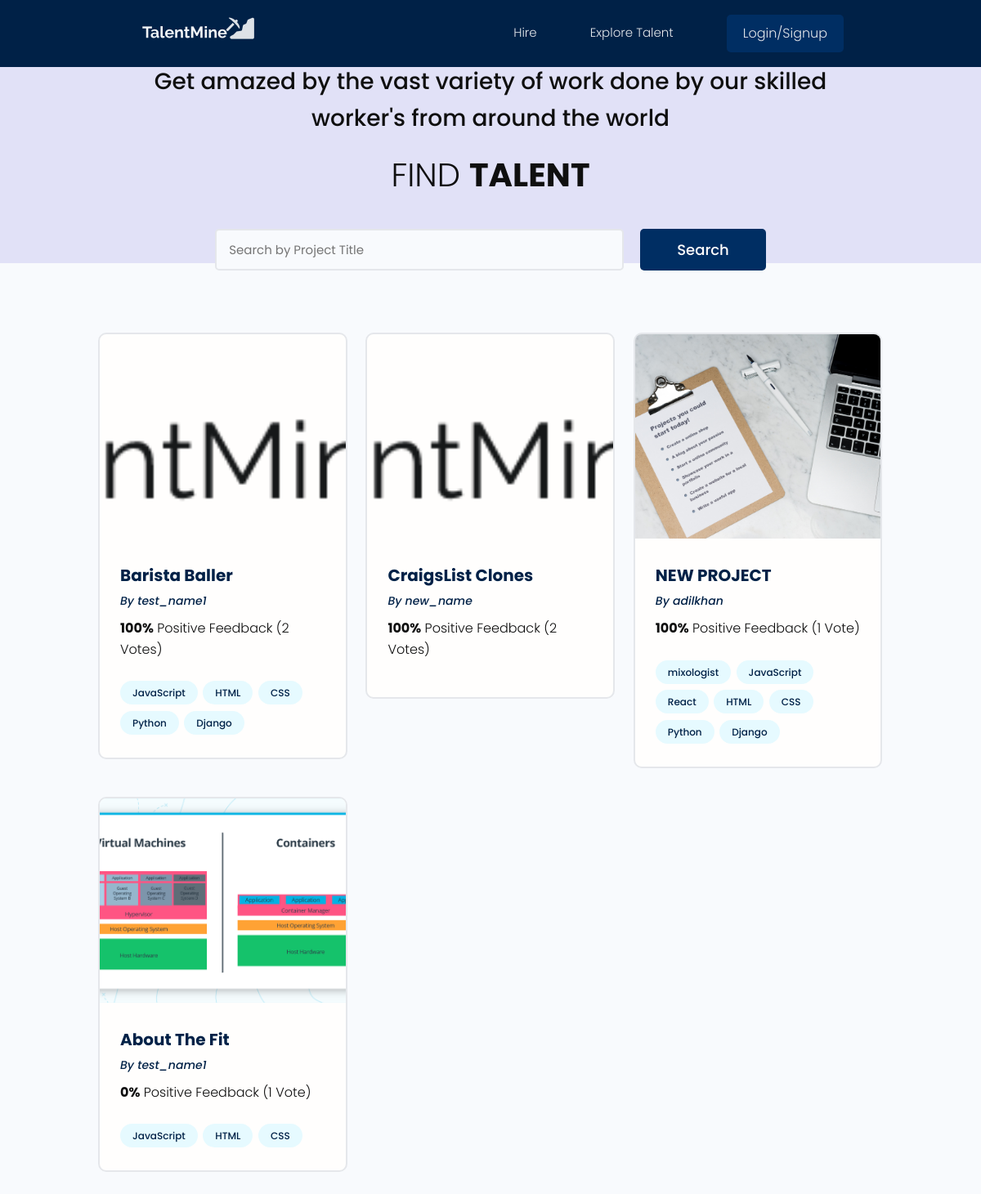
The app's page /project/ with its own data.
### projects/models.py (models this page shows, shortened)
class Project(models.Model):
    owner = models.ForeignKey(Profile,null=True,blank=True,on_delete=models.SET_NULL)
    id = models.UUIDField(default = uuid.uuid4, unique=True,primary_key=True,editable=False)
    title = models.CharField(max_length=200)
    description = models.TextField(null=True, blank=True)
    featured_image = models.ImageField(null=True,blank=True,default="default.jpg")
    demo_link = models.CharField(max_length=20000,null=True,blank=True)
    source_link = models.CharField(max_length=20000,null=True,blank=True)
    tags = models.ManyToManyField('Tag',blank=True)
    vote_total = models.IntegerField(default=0,null=True,blank=True)
    vote_ratio = models.IntegerField(default=0,null=True,blank=True)
    created = models.DateTimeField(auto_now_add=True)
    class Meta:
        ordering=['-vote_ratio','-vote_total','title']

class Tag(models.Model):
    name = models.CharField(max_length=200)
    created = models.DateTimeField(auto_now_add=True)
    id = models.UUIDField(default = uuid.uuid4, unique=True,primary_key=True,editable=False)
    def __str__(self):
        return self.name

### users/models.py (models this page shows, shortened)
class Profile(models.Model):
    user = models.OneToOneField(User,on_delete=models.CASCADE,null=True,blank=True)
    name = models.CharField(max_length = 100,blank=True,null=True)
    email = models.EmailField(max_length=100,blank=True,null=True)
    username  = models.CharField(max_length = 100,blank=True,null=True)
    location = models.CharField(max_length = 500,blank=True,null=True)
    short_intro  = models.CharField(max_length = 180,blank=True,null=True)
    bio = models.TextField(blank=True,null=True)
    profile_image = models.ImageField(null=True,blank=True,upload_to = 'profiles/',default ="profiles/avatar.jpeg" )
    social_github =  models.CharField(max_length = 5000,blank=True,null=True)
    social_twitter =  models.CharField(max_length = 5000,blank=True,null=True)
    social_linkedin =  models.CharField(max_length = 5000,blank=True,null=True)
    social_website =  models.CharField(max_length = 5000,blank=True,null=True)
    created = models.DateTimeField(auto_now_add=True)
    id = models.UUIDField(default = uuid.uuid4, unique=True,primary_key=True,editable=False)

### projects/views.py (the view)
# urls.py: path('',include('projects.urls')),
def projects(request):
    search_query,projects = searchProject(request)
    context = {'projects':projects,'search_query':search_query}
    return render(request,'projects/projects.html',context)

### projects/utils.py (called while the page is built)
def searchProject(request):
    search_query = ''
    if request.GET.get('search_query'):
        search_query = request.GET.get('search_query')
    tag = Tag.objects.filter(name__icontains=search_query)
    projects = Project.objects.distinct().filter(
        Q(title__icontains=search_query)|
        Q(description__icontains=search_query)|
        Q(owner__name__icontains=search_query)|
        Q(tags__in=tag)
    )
    return search_query,projects

### projects/templates/projects/projects.html (shortened to what this page needs)
<!DOCTYPE html>
<html lang="en" dir="ltr">
    <head>
    </head>
    <body>
        {% extends 'main.html'%}
        {% block content %}
        <main class="projects">
          <section class="hero-section text-center">
            <div class="container container--narrow">
              <div class="hero-section__box">
                  <h4 style="padding: 20px;">Get amazed by the vast variety of work done by our skilled worker's from around the world </h4>
                <h2>Find <span>Talent</span></h2>
              </div>
              <div class="hero-section__search">
                <form class="form" action="{% url 'projects'%}" method="get">
                  <div class="form__field">
                    <input class="input input--text" id="formInput#search" type="text" name="search_query"
                    value="{{search_query}}" placeholder="Search by Project Title" />
                  </div>
                  <input class="btn btn--sub btn--lg" type="submit" value="Search" />
                </form>
              </div>
            </div>
          </section>
          <section class="projectsList">
            <div class="container">
              <div class="grid grid--three">
                  {% for project in projects%}
                <div class="column">
                  <div class="card project">
                    <a href="{%url 'project' project.id%}" class="project">
                      <img class="project__thumbnail" src="{{ project.featured_image.url }}" alt="project thumbnail" />
                      <div class="card__body">
                        <h3 class="project__title">{{project.title}}</h3>
                        <p><a class="project__author" href="{% url 'user-profile' project.owner.id %}">By {{project.owner.name}}</a></p>
                        <p class="project--rating">
                          <span style="font-weight: bold;">{{project.vote_ratio}}%</span> Positive
                          Feedback ({{project.vote_total}} Vote{{project.vote_total|pluralize:"s"}})
                        </p>
                        <div class="project__tags">
                            {%for tag in project.tags.all%}
                            <span class="tag tag--pill tag--main">
                              <small>{{tag}}</small>
                            </span>
                            {%endfor%}
                        </div>
                      </div>
                    </a>
                  </div>
                </div>
                {%endfor%}
              </div>
            </div>
          </section>
        </main>
        {% endblock content%}

### static/styles/app.css (style rules this page uses)
:root { --color-sub: #2d2d3; }
.btn--sub { background-color: var(--color-sub-light); }
.card { border: 2px solid var(--color-light); }
img { width: 100%; }
.hero-section { height: 40vh; display: flex; align-items: center; background-color: var(--color-sub); }
.hero-section__box { margin-bottom: 4rem; }
.hero-section__box > h2, .hero-section__box > h2 > span { font-size: 4rem; color: var(--color-light); line-height: 1.3; text-transform: uppercase; }
.hero-section__box > h2 { font-weight: 300; }
.hero-section__box > h2 > span { font-weight: 700; }
.hero-section__search > .form { display: flex; align-items: center; justify-content: center; gap: 2rem; }
.hero-section__search > .form input.input--text { width: 50rem; }
.project__author { font-size: 1.4rem; font-style: italic; }
.project--rating { margin-bottom: 1.6em; margin-top: .5em; }
.projects > .hero-section { background: var(--color-sub-lighter); height: 30vh; }
.projects .hero-section__box { margin-bottom: 2.5rem; }
.projects .hero-section__box > h2 { color: var(--color-sub); }
.projects .hero-section__box > h2 > span { font-weight: 700; color: var(--color-sub); }
.projectsList { margin-top: 8rem; }
.project__thumbnail { height: 25rem; object-fit: cover; object-position: top center; }
.project__title { font-size: 2rem; font-weight: 700; color: var(--color-sub); }

### static/uikit/styles/modules/_variables.css (style rules this page uses)
:root { --color-main: #002147; --color-main-light: #e6faff; --color-sub: #002e63; --color-sub-light: #002e63; --color-sub-lighter: #e1e1f7; --color-text: rgb(15, 15, 15); --color-gray: #8b8b8b; --color-light: #e5e7eb; --color-light-gray: #767676; --color-bg: #f8fafd; --color-white: #fffefd; --color-white-light: #f3f3f3; --color-success: #359e64; --color-success-bg: #def8e8; --color-error: #fc4b0b; --color-error-bg: #fff2ee; --font-base: 'Poppins', arial, helvetica, 'Segoe UI', roboto, ubuntu, sans-serif; --font-monospace: 'Fira Code', 'Courier New', courier, monospace; --font-regular: 300; --font-medium: 500; --font-bold: 700; --generic-shadow: 1px 1px 5px #00000010; --generic-transition: all 0.3s ease-in-out; }

### static/uikit/styles/modules/_base.css (style rules this page uses)
* { margin: 0; padding: 0; box-sizing: border-box; text-rendering: optimizeLegibility; color: inherit; font-size: inherit; }
html { font-size: 50%; }
@media only screen and (min-width: 480px) { html { font-size: 56.25%; } }
@media only screen and (min-width: 1200px) { html { font-size: 62.5%; } }
body { line-height: 1.6; font-weight: 400; font-size: 1.5rem; color: var(--color-text); background-color: var(--color-bg); min-height: 100vh; }

### static/uikit/styles/modules/_typography.css (style rules this page uses)
* { font-family: var(--font-base); }
h2 { font-size: 3.6rem; font-weight: var(--font-bold); }
h3 { font-size: 3.2rem; font-weight: var(--font-medium); }
h4 { font-size: 2.8rem; font-weight: var(--font-medium); }
p, span, strong { font-size: 1.6rem; color: var(--color-text); font-weight: var(--font-regular); }
a { padding-bottom: 2px; text-decoration: none; display: inline-block; color: var(--color-main); font-weight: var(--font-medium); }

### static/uikit/styles/modules/_utilities.css (style rules this page uses)
.container { width: 92%; max-width: 165rem; margin: 0 auto; box-sizing: border-box; }
.container--narrow { width: 92%; max-width: 120rem; }
@media screen and (min-width: 1000px) { .container { width: 90%; } }
@media screen and (min-width: 1000px) { .container--narrow { width: 85%; } }
@media screen and (min-width: 1200px) { .container { width: 80%; } }
@media screen and (min-width: 1200px) { .container--narrow { width: 72%; } }
.text-center { text-align: center; }

### static/uikit/styles/modules/_button.css (style rules this page uses)
.btn { display: inline-block; position: relative; cursor: pointer; background-color: var(--color-light); font-weight: var(--font-medium); color: #385499; text-decoration: none; padding: 1rem 2rem; border-radius: 0.5rem; border: none; width: -webkit-fit-content; width: -moz-fit-content; width: fit-content; height: -webkit-fit-content; height: -moz-fit-content; height: fit-content; font-size: 1.6rem; outline-width: 0; outline-color: transparent; -webkit-backface-visibility: hidden; backface-visibility: hidden; transition: all 0.3s ease-in-out; }
.btn--sub { background-color: #385499; color: var(--color-white); }
.btn--lg { font-size: 1.8rem; padding: 1.2rem 4.5rem; }

### static/uikit/styles/modules/_card.css (style rules this page uses)
.card { border-radius: 1rem; background-color: var(--color-white); border: 1.5px solid var(--color-light); width: auto; height: auto; margin-top: 0.5rem; margin-bottom: 0.5rem; overflow: hidden; }
.card__body, .card__header { padding: 2rem 2.5rem; }

### records on screen
Project: featured_image (placeholder picture), title "Barista Baller", owner.name "test_name1", vote_ratio "100", vote_total "2"
Tag: name "JavaScript"
Tag: name "HTML"
Tag: name "CSS"
Tag: name "Python"
Tag: name "Django"
Project: featured_image (placeholder picture), title "CraigsList Clones", owner.name "new_name", vote_ratio "100", vote_total "2"
Project: featured_image (placeholder picture), title "NEW PROJECT", owner.name "adilkhan", vote_ratio "100", vote_total "1"
Tag: name "mixologist"
Tag: name "React"
Project: featured_image (picture), title "About The Fit", owner.name "test_name1", vote_ratio "0", vote_total "1"
